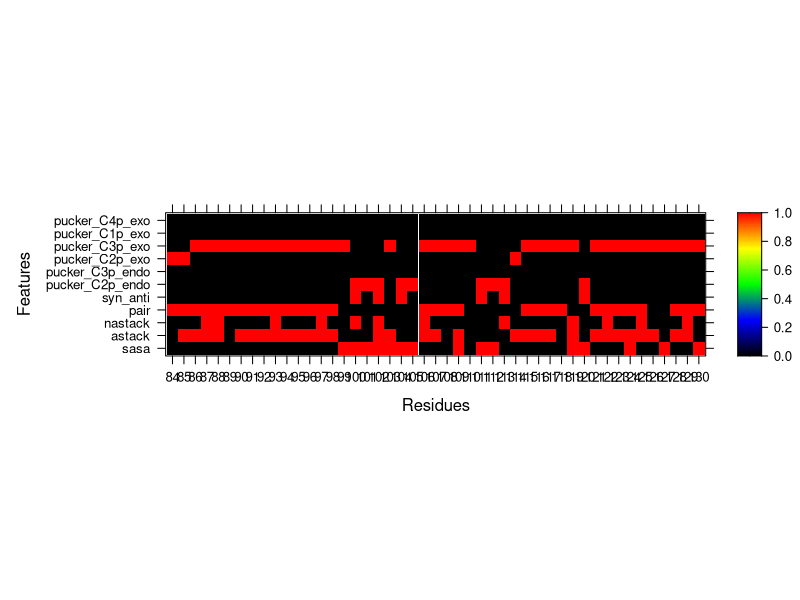
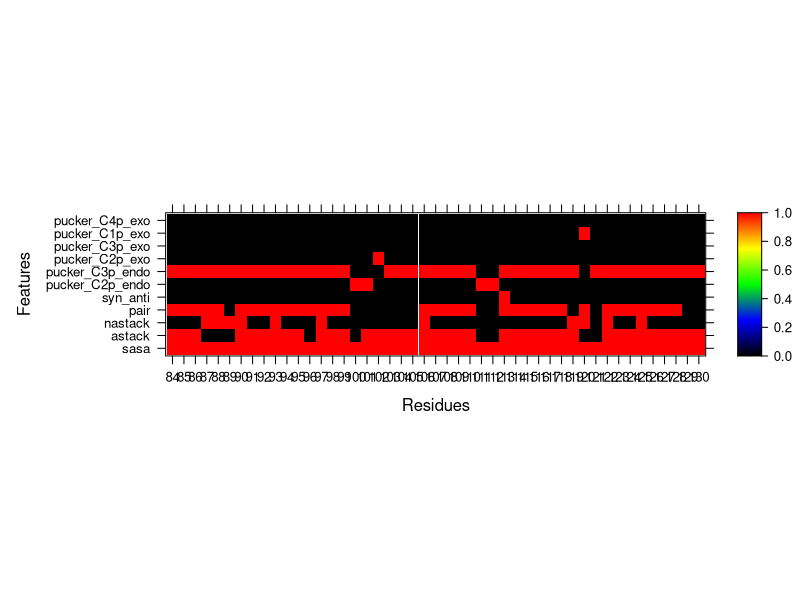
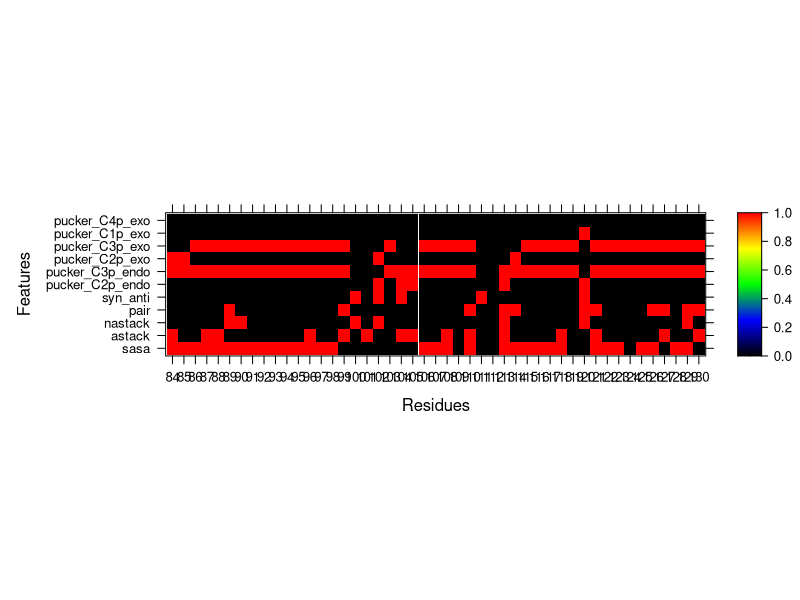

The R script that drew these images, in order:
# script to generate annotation maps
setwd("~/Documents/GitHub/CS-Annotate/data/")

# load data
data = read.csv("predictions.txt", header = TRUE, sep = " ")

get_data_for_rna = function(data, rna = "5KH8"){
  # get data for a particular RNA
  return(data[data$id == rna, ])
}


filter_pucker = function(data){
  orig = data
  puckers = grepl("pucker", colnames(data))
  sub = data[, puckers]
  for (i in 1:nrow(data)){
    tmp = sub[i, ]
    row = rep(0, ncol(data))
    row[which.max(tmp)] = 1
    sub[i, ] = row
  }
  orig[, puckers] = sub
  return(orig)
}


select_fingerprint = function(data, predicted = FALSE, names = c("sasa", "astack", "nastack", "pair", "syn_anti", "pucker_C2p_endo", "pucker_C3p_endo", "pucker_C2p_exo", "pucker_C3p_exo", "pucker_C1p_exo", "pucker_C4p_exo")){
  # generate a fingerprint
  if (predicted){
    tnames = paste("p", names, sep = "")
  } else {
    tnames = names
  }
  data = data[, tnames]
  colnames(data) = names
  return(data)
}

generate_rna_maps = function(data, rna = "5KH8", width = 9, height = 9, pointsize = 10){
  # create maps for manuscript
  sub = get_data_for_rna(data, rna = rna)
  pred = as.matrix(filter_pucker(select_fingerprint(sub, predicted = TRUE))>0.5)
  pdf(file = sprintf("map_%s_predicted.pdf", rna), width = width, height = height, pointsize = pointsize)
  print(lattice::levelplot(pred, las = 2, ylab = "Features", xlab = "Residues", useRaster = FALSE, pretty = TRUE, at = seq(0, 1, 0.005), col.regions = cols2 <- colorRampPalette(c("black", "blue", "green", "yellow",  "red"))(256)))
  dev.off()
  
  actual = as.matrix(select_fingerprint(sub, predicted = FALSE)>0.5)
  pdf(file = sprintf("map_%s_actual.pdf", rna), width = width, height = height, pointsize = pointsize)
  print(lattice::levelplot(actual, las = 2, ylab = "Features", xlab = "Residues", useRaster = FALSE, pretty = TRUE, at = seq(0, 1, 0.005), col.regions = cols2 <- colorRampPalette(c("black", "blue", "green", "yellow",  "red"))(256)))
  dev.off()

  diff = abs(actual - pred)
  pdf(file = sprintf("map_%s_diff.pdf", rna), width = width, height = height, pointsize = pointsize)
  print(lattice::levelplot(diff, las = 2, ylab = "Features", xlab = "Residues", useRaster = FALSE, pretty = TRUE, at = seq(0, 1, 0.005), col.regions = cols2 <- colorRampPalette(c("black", "blue", "green", "yellow",  "red"))(256)))
  dev.off()
  
}


# generate maps for the fluoride riboswitch 5KH8
generate_rna_maps(data, rna = "5KH8")

